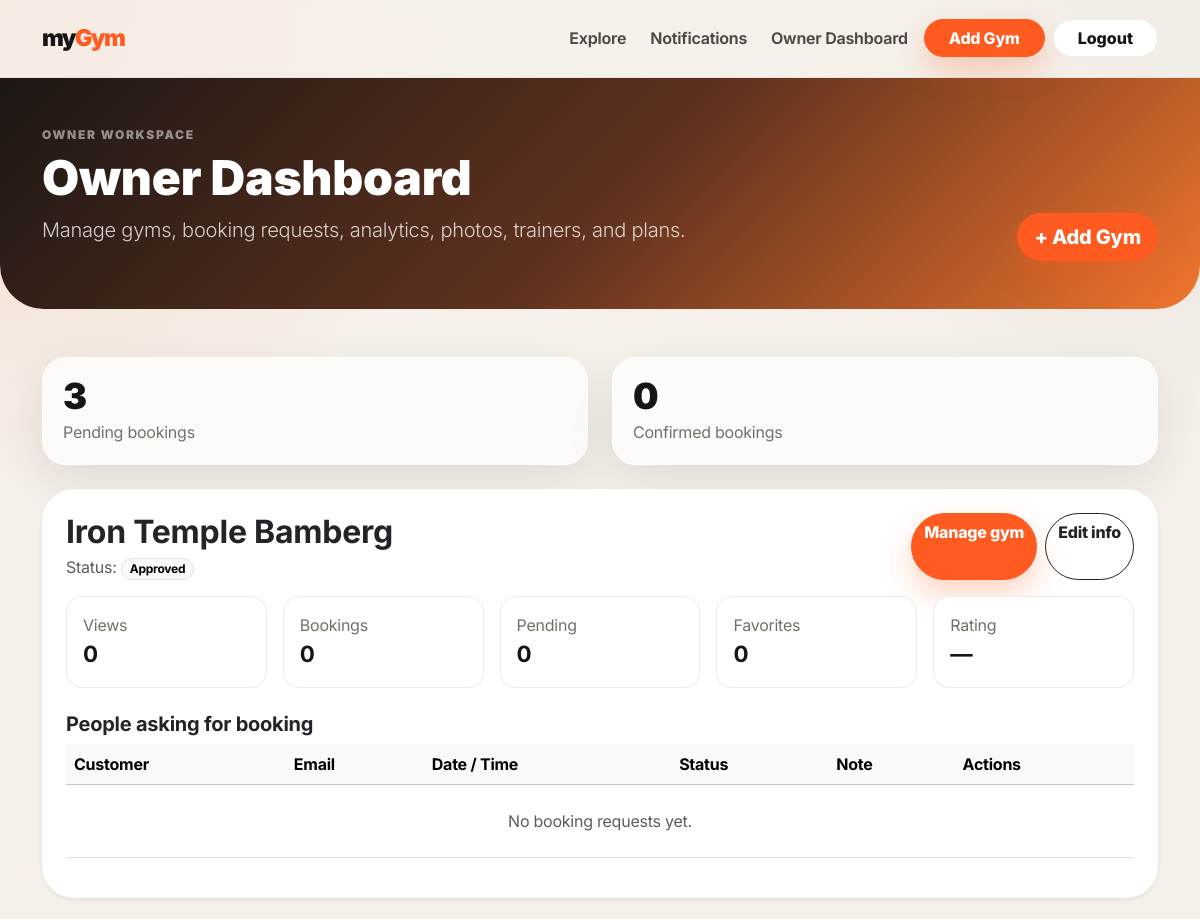
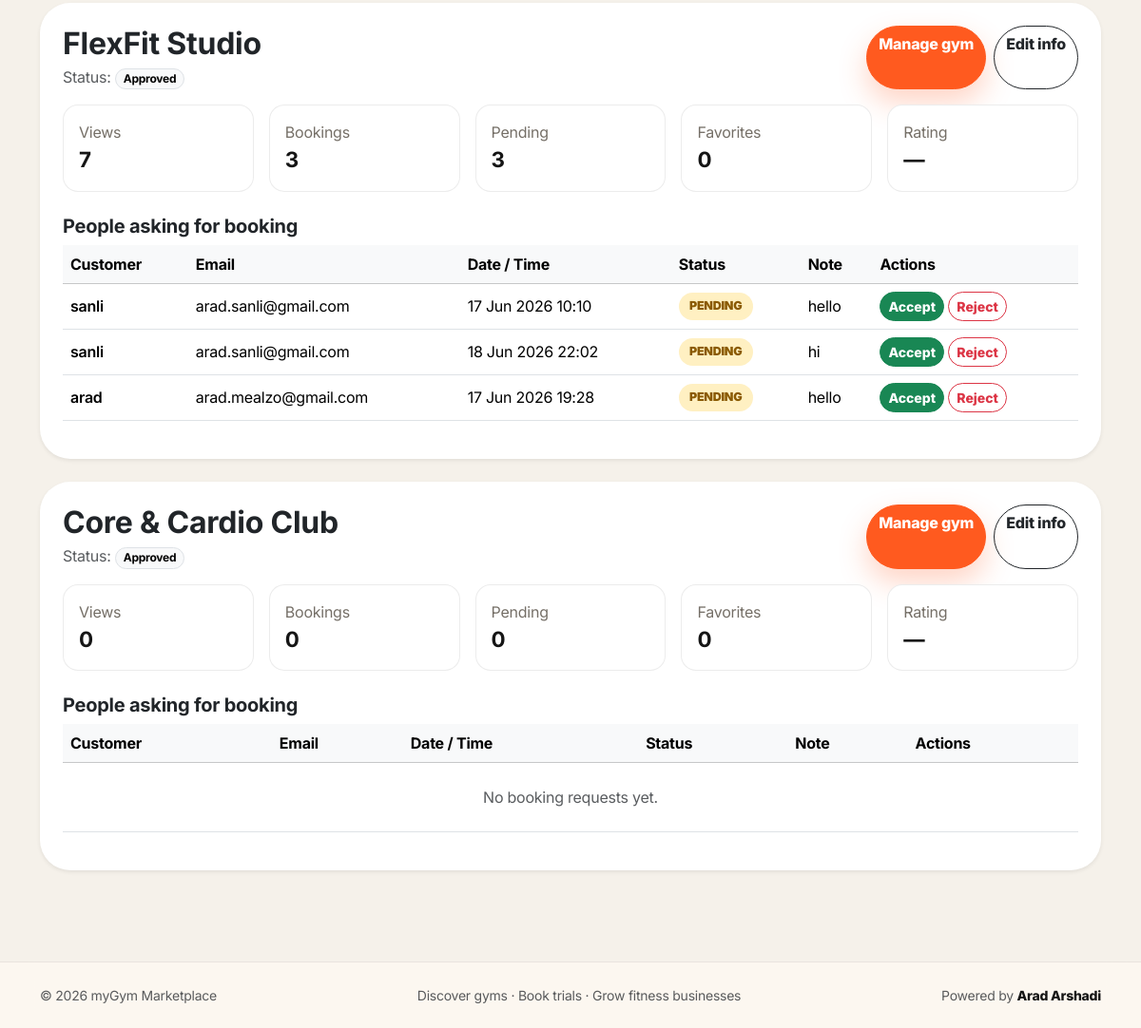
The app's page /dashboard/owner/ (signed in), older data (2 pictures, top to bottom).
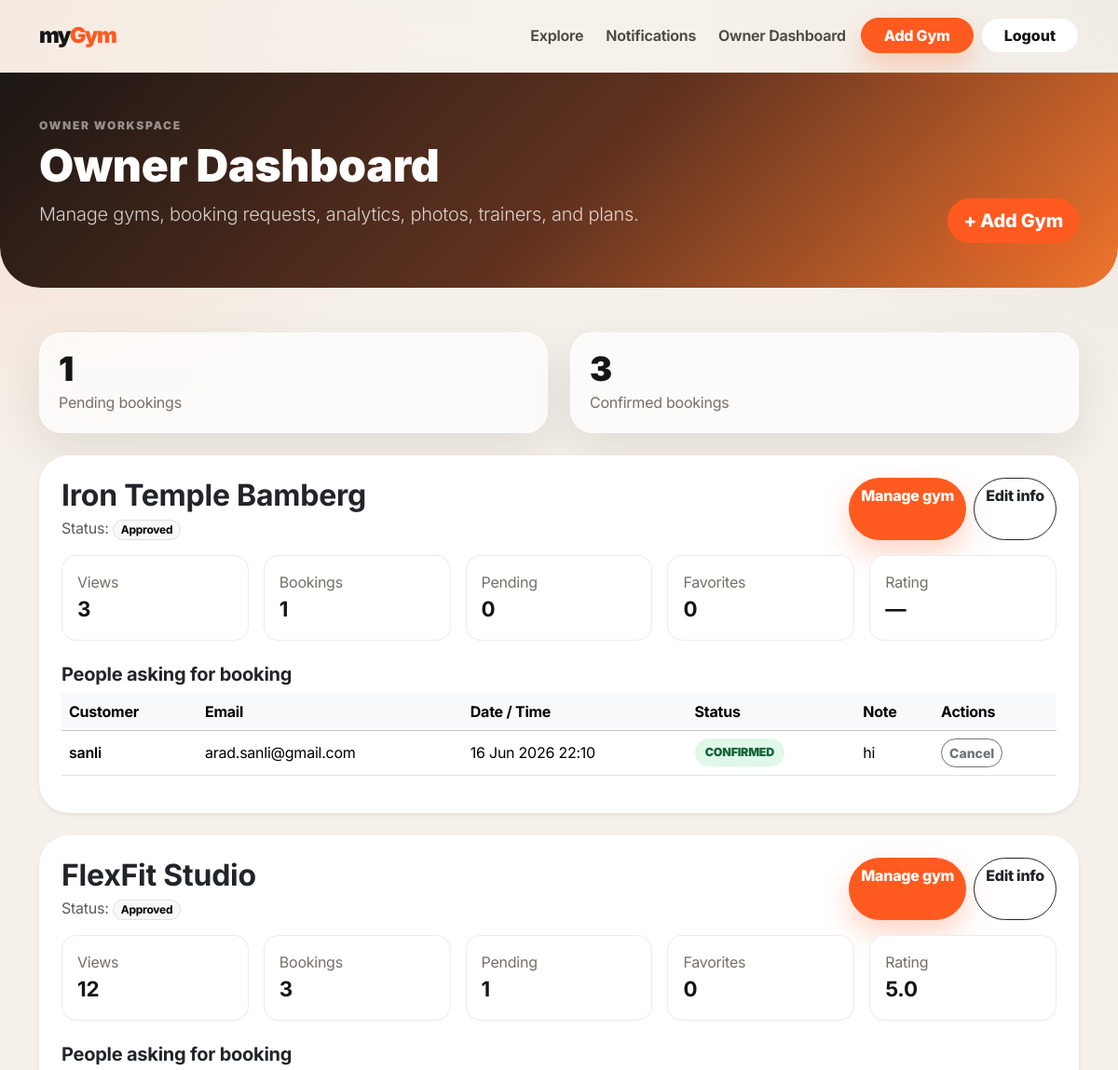
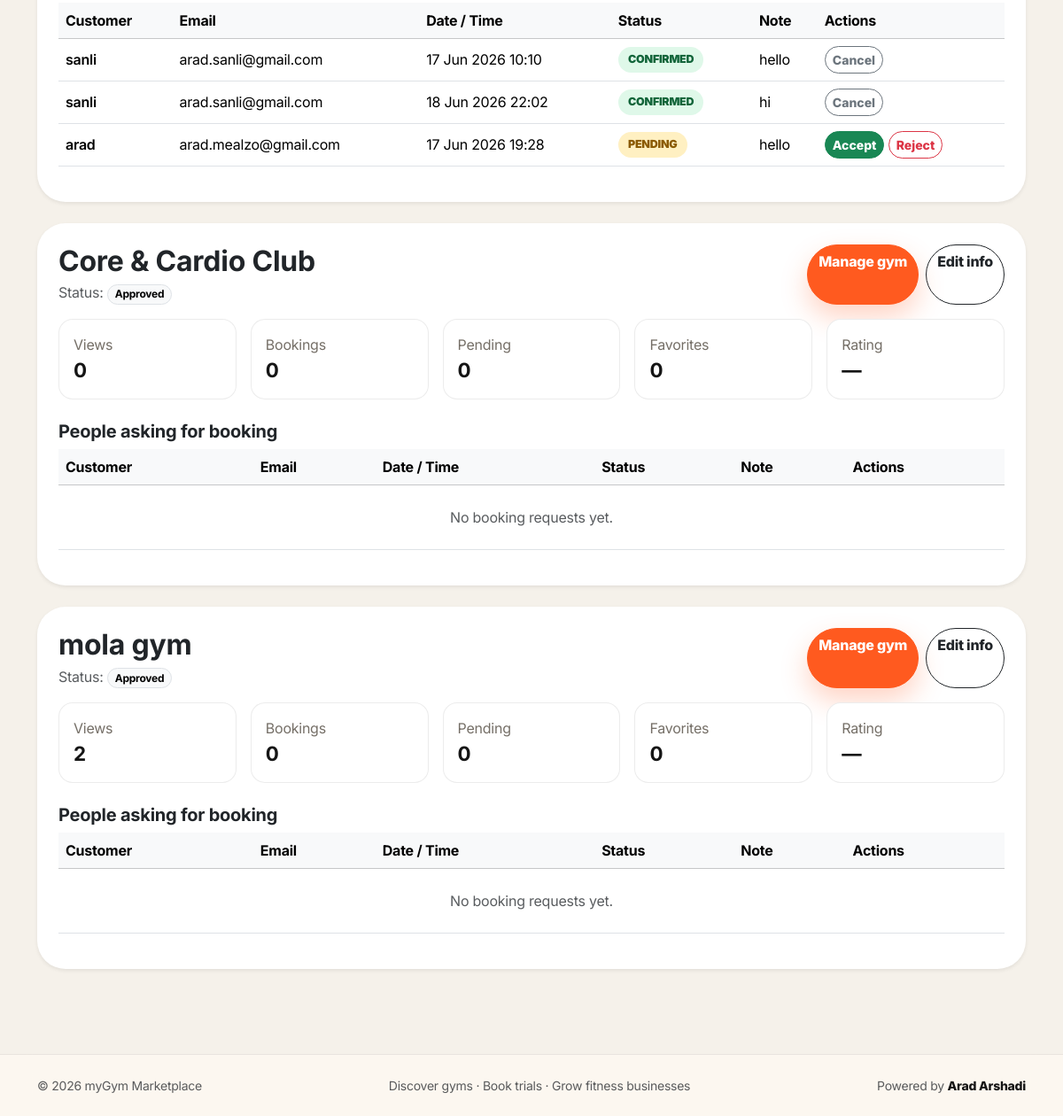
The same page, newer data (2 pictures, top to bottom).
### apps/gyms/models.py (models this page shows, shortened)
class Gym(models.Model):
    class Status(models.TextChoices):
        PENDING = 'PENDING', 'Pending approval'
        APPROVED = 'APPROVED', 'Approved'
        REJECTED = 'REJECTED', 'Rejected'
    owner = models.ForeignKey(settings.AUTH_USER_MODEL, on_delete=models.CASCADE, related_name='owned_gyms')
    name = models.CharField(max_length=160)
    slug = models.SlugField(max_length=180, unique=True)
    description = models.TextField()
    city = models.CharField(max_length=100)
    address = models.CharField(max_length=255)
    email = models.EmailField(blank=True)
    phone = models.CharField(max_length=40, blank=True)
    website = models.URLField(blank=True)
    latitude = models.DecimalField(max_digits=9, decimal_places=6, null=True, blank=True)
    longitude = models.DecimalField(max_digits=9, decimal_places=6, null=True, blank=True)
    facilities = models.ManyToManyField(Facility, blank=True, related_name='gyms')
    starting_price = models.DecimalField(max_digits=8, decimal_places=2, validators=[MinValueValidator(0)])
    status = models.CharField(max_length=20, choices=Status.choices, default=Status.PENDING)
    created_at = models.DateTimeField(auto_now_add=True)
    updated_at = models.DateTimeField(auto_now=True)
    class Meta:
        ordering = ['name']

### apps/bookings/models.py (models this page shows, shortened)
class Booking(models.Model):
    class Status(models.TextChoices):
        PENDING = 'PENDING', 'Pending'
        CONFIRMED = 'CONFIRMED', 'Confirmed'
        CANCELLED = 'CANCELLED', 'Cancelled'
        REJECTED = 'REJECTED', 'Rejected'
    customer = models.ForeignKey(settings.AUTH_USER_MODEL, on_delete=models.CASCADE, related_name='bookings')
    gym = models.ForeignKey('gyms.Gym', on_delete=models.CASCADE, related_name='bookings')
    trainer = models.ForeignKey('gyms.TrainerProfile', on_delete=models.SET_NULL, null=True, blank=True, related_name='bookings')
    plan = models.ForeignKey('gyms.MembershipPlan', on_delete=models.SET_NULL, null=True, blank=True, related_name='bookings')
    booking_datetime = models.DateTimeField()
    status = models.CharField(max_length=20, choices=Status.choices, default=Status.PENDING)
    customer_note = models.TextField(blank=True)
    payment_status = models.CharField(max_length=30, default='NOT_REQUIRED')
    payment_provider = models.CharField(max_length=40, blank=True)
    payment_reference = models.CharField(max_length=120, blank=True)
    created_at = models.DateTimeField(auto_now_add=True)
    class Meta:
        ordering = ['-created_at']
        constraints = [
            models.UniqueConstraint(fields=['customer', 'gym', 'booking_datetime'], name='unique_customer_gym_booking_time')
        ]

### apps/accounts/models.py (models this page shows, shortened)
class User(AbstractUser):
    class Role(models.TextChoices):
        CUSTOMER = 'CUSTOMER', 'Customer'
        OWNER = 'OWNER', 'Gym Owner'
        TRAINER = 'TRAINER', 'Trainer'
        ADMIN = 'ADMIN', 'Admin'
    role = models.CharField(max_length=20, choices=Role.choices, default=Role.CUSTOMER)
    phone = models.CharField(max_length=30, blank=True)

### apps/dashboard/views.py (the view)
# urls.py: path('owner/', views.owner_dashboard, name='owner_dashboard'),
@login_required
def owner_dashboard(request):
    recent_booking_qs = Booking.objects.select_related('customer', 'trainer', 'plan').order_by('-created_at')
    gyms = Gym.objects.filter(owner=request.user).prefetch_related(
        Prefetch('bookings', queryset=recent_booking_qs, to_attr='recent_bookings')
    ).annotate(
        total_views=Count('views', distinct=True),
        total_bookings=Count('bookings', distinct=True),
        pending_bookings=Count('bookings', filter=Q(bookings__status=Booking.Status.PENDING), distinct=True),
        avg_rating=Avg('reviews__rating'),
        total_favorites=Count('favorited_by', distinct=True),
    )
    total_pending = Booking.objects.filter(gym__owner=request.user, status=Booking.Status.PENDING).count()
    total_confirmed = Booking.objects.filter(gym__owner=request.user, status=Booking.Status.CONFIRMED).count()
    return render(request, 'dashboard/owner_dashboard.html', {
        'gyms': gyms,
        'total_pending': total_pending,
        'total_confirmed': total_confirmed,
    })

### templates/dashboard/owner_dashboard.html (shortened to what this page needs)
{% extends 'base.html' %}
{% block content %}
<section class="dashboard-hero py-5 text-white">
  <div class="container d-flex flex-column flex-md-row justify-content-between align-items-md-end gap-3">
    <div><p class="section-kicker text-white-50">Owner Workspace</p><h1 class="display-5 fw-black">Owner Dashboard</h1><p class="lead text-white-75">Manage gyms, booking requests, analytics, photos, trainers, and plans.</p></div>
    <a class="btn btn-primary btn-lg rounded-pill" href="{% url 'owner_gym_create' %}">+ Add Gym</a>
  </div>
</section>
<div class="container py-5">
  <div class="row g-4 mb-4"><div class="col-md-6"><div class="stat-card"><strong>{{ total_pending }}</strong><span>Pending bookings</span></div></div><div class="col-md-6"><div class="stat-card"><strong>{{ total_confirmed }}</strong><span>Confirmed bookings</span></div></div></div>
  <div class="vstack gap-4">
  {% for gym in gyms %}
    <article class="card border-0 shadow-sm rounded-5 p-4">
      <div class="d-flex flex-column flex-lg-row justify-content-between gap-3 mb-3"><div><h2 class="fw-bold mb-1">{{ gym.name }}</h2><p class="text-muted mb-0">Status: <span class="badge rounded-pill text-bg-light border">{{ gym.get_status_display }}</span></p></div><div class="d-flex gap-2 flex-wrap"><a class="btn btn-primary rounded-pill" href="{% url 'owner_gym_manage' gym.slug %}">Manage gym</a><a class="btn btn-outline-dark rounded-pill" href="{% url 'owner_gym_edit' gym.slug %}">Edit info</a></div></div>
      <div class="row g-3 mb-4"><div class="col-6 col-md"><div class="mini-stat">Views <strong>{{ gym.total_views }}</strong></div></div><div class="col-6 col-md"><div class="mini-stat">Bookings <strong>{{ gym.total_bookings }}</strong></div></div><div class="col-6 col-md"><div class="mini-stat">Pending <strong>{{ gym.pending_bookings }}</strong></div></div><div class="col-6 col-md"><div class="mini-stat">Favorites <strong>{{ gym.total_favorites }}</strong></div></div><div class="col-6 col-md"><div class="mini-stat">Rating <strong>{{ gym.avg_rating|default:'—' }}</strong></div></div></div>
      <h3 class="h5 fw-bold">People asking for booking</h3>
      <div class="table-responsive"><table class="table align-middle"><thead class="table-light"><tr><th>Customer</th><th>Email</th><th>Date / Time</th><th>Status</th><th>Note</th><th>Actions</th></tr></thead><tbody>{% for booking in gym.recent_bookings %}<tr><td class="fw-semibold">{{ booking.customer.get_full_name|default:booking.customer.username }}</td><td>{{ booking.customer.email|default:'—' }}</td><td>{{ booking.booking_datetime|date:'d M Y H:i' }}</td><td><span class="status-pill status-{{ booking.status|lower }}">{{ booking.status }}</span></td><td>{{ booking.customer_note|default:'—' }}</td><td>{% if booking.status == 'PENDING' %}<form action="{% url 'update_booking_status' booking.id 'confirm' %}" method="post" class="d-inline">{% csrf_token %}<button class="btn btn-sm btn-success rounded-pill" type="submit">Accept</button></form> <form action="{% url 'update_booking_status' booking.id 'reject' %}" method="post" class="d-inline">{% csrf_token %}<button class="btn btn-sm btn-outline-danger rounded-pill" type="submit">Reject</button></form>{% elif booking.status == 'CONFIRMED' %}<form action="{% url 'update_booking_status' booking.id 'cancel' %}" method="post" class="d-inline">{% csrf_token %}<button class="btn btn-sm btn-outline-secondary rounded-pill" type="submit">Cancel</button></form>{% else %}—{% endif %}</td></tr>{% empty %}<tr><td colspan="6" class="text-center text-muted py-4">No booking requests yet.</td></tr>{% endfor %}</tbody></table></div>
    </article>
  {% empty %}<article class="card border-0 shadow-sm rounded-5 p-5 text-center"><h2>No gyms yet</h2><p class="text-muted">Create your first gym profile and submit it for admin approval.</p><a class="btn btn-primary rounded-pill" href="{% url 'owner_gym_create' %}">Add your first gym</a></article>{% endfor %}
  </div>
</div>
{% endblock %}

### templates/base.html (shortened to what this page needs)
{% load static %}
<!doctype html>
<html lang="en">
<head>
  <link href="https://cdn.jsdelivr.net/npm/bootstrap@5.3.3/dist/css/bootstrap.min.css" rel="stylesheet">
  <link rel="stylesheet" href="{% static 'css/style.css' %}">
</head>
<body>
<nav class="navbar navbar-expand-lg mg-navbar sticky-top">
  <div class="container py-2">
    <a class="navbar-brand brand-mark" href="{% url 'gym_list' %}">my<span>Gym</span></a>
    <div class="collapse navbar-collapse" id="mainNav">
      <ul class="navbar-nav ms-auto align-items-lg-center gap-2 py-3 py-lg-0">
        <li class="nav-item"><a class="nav-link" href="{% url 'gym_list' %}">Explore</a></li>
        {% if user.is_authenticated %}
          <li class="nav-item"><a class="nav-link position-relative" href="{% url 'notification_list' %}">Notifications</a></li>
          {% if user.role == 'OWNER' %}
            <li class="nav-item"><a class="nav-link" href="{% url 'owner_dashboard' %}">Owner Dashboard</a></li>
            <li class="nav-item"><a class="btn btn-primary rounded-pill px-4 w-100 w-lg-auto" href="{% url 'owner_gym_create' %}">Add Gym</a></li>
          {% else %}
            <li class="nav-item"><a class="nav-link" href="{% url 'customer_dashboard' %}">My Dashboard</a></li>
          {% endif %}
          <li class="nav-item">
            <form action="{% url 'logout' %}" method="post" class="d-inline">
              <button type="submit" class="btn btn-ghost rounded-pill px-4 w-100 w-lg-auto">Logout</button>
            </form>
          </li>
        {% else %}
          <li class="nav-item"><a class="nav-link" href="{% url 'login' %}">Login</a></li>
          <li class="nav-item"><a class="btn btn-primary rounded-pill px-4 w-100 w-lg-auto" href="{% url 'register' %}">Join free</a></li>
        {% endif %}
      </ul>
    </div>
  </div>
</nav>
<main>{% block content %}{% endblock %}</main>
<footer class="mg-footer mt-5">
  <div class="container py-4 d-flex flex-column flex-md-row justify-content-between align-items-md-center gap-2 text-muted small">
    <span>© 2026 myGym Marketplace</span>
    <span>Discover gyms · Book trials · Grow fitness businesses</span>
    <span>Powered by <a class="footer-link" href="https://github.com/AradArshadi" target="_blank" rel="noopener noreferrer">Arad Arshadi</a></span>
  </div>
</footer>
</body>
</html>

### static/css/style.css (style rules this page uses)
:root { --bg-main:#f5f1ea; --bg-soft:#fffaf3; --text-main:#151515; --text-muted:#756f67; --primary:#ff5a1f; --primary-dark:#e94712; --secondary:#111111; --glass:rgba(255,255,255,.62); --glass-strong:rgba(255,255,255,.78); --glass-border:rgba(255,255,255,.55); --line:rgba(21,21,21,.08); --shadow:0 32px 90px rgba(24,18,12,.14); --shadow-soft:0 18px 50px rgba(24,18,12,.09); --radius-xl:34px; --radius-lg:24px; }
* { box-sizing:border-box }
body { background: radial-gradient(circle at top left, rgba(255,90,31,.16), transparent 32rem), radial-gradient(circle at top right, rgba(17,17,17,.07), transparent 28rem), var(--bg-main);color:var(--text-main);font-family:Inter,ui-sans-serif,system-ui,-apple-system,BlinkMacSystemFont,"Segoe UI",sans-serif;letter-spacing:-.015em }
.fw-black { font-weight:900 }
.text-white-75 { color:rgba(255,255,255,.78)!important }
a { color:var(--primary);text-decoration:none }
.btn { font-weight:800 }
.btn-primary { background:var(--primary)!important;border-color:var(--primary)!important;box-shadow:0 14px 30px rgba(255,90,31,.26) }
.btn-ghost { background:#fff;border:1px solid var(--line);color:#151515 }
.mg-navbar { background:rgba(245,241,234,.72);backdrop-filter:blur(22px);border-bottom:1px solid rgba(21,21,21,.06) }
.brand-mark { font-size:1.45rem;font-weight:900;letter-spacing:-.07em;color:#151515!important }
.brand-mark span { color:var(--primary) }
.navbar .nav-link { font-weight:650;color:#4d4944 }
.mg-footer { background:rgba(255,250,243,.7);border-top:1px solid var(--line);backdrop-filter:blur(18px) }
.section-kicker { text-transform:uppercase;letter-spacing:.14em;font-size:.75rem;font-weight:900;color:var(--primary);margin-bottom:.35rem }
.status-pill { display:inline-block;padding:.34rem .7rem;border-radius:999px;font-size:.78rem;font-weight:900;background:#ede8df;color:#615a52 }
.status-pending { background:#fff0c2;color:#8a5a00 }
.status-confirmed { background:#dff8e9;color:#12653a }
.stat-card { background:rgba(255,255,255,.72);border:1px solid rgba(255,255,255,.72);border-radius:1.5rem;padding:1.25rem;box-shadow:var(--shadow-soft);height:100%;backdrop-filter:blur(18px) }
.stat-card strong { display:block;font-size:2.25rem;line-height:1;font-weight:900 }
.stat-card span { display:block;color:var(--text-muted);margin-top:.35rem }
.mini-stat { background:#fff;border:1px solid var(--line);border-radius:1rem;padding:1rem;color:var(--text-muted) }
.mini-stat strong { display:block;color:var(--text-main);font-size:1.4rem }
.dashboard-hero { background:linear-gradient(135deg,#1c1714,#60321f 52%,#f0752d);color:#fff;padding:4rem 0;border-radius:0 0 44px 44px }
.footer-link { color: var(--text-main); font-weight: 800; text-decoration: none; }

Row changes from the older to the newer data that the page shows:
shown differently, row unchanged: Gym "Iron Temple Bamberg": total_views "0" → "3"; total_bookings "0" → "1"; no longer shows "No booking requests yet."
added Booking: customer.get_full_name "sanli", customer.email "arad.sanli@gmail.com", booking_datetime "16 Jun 2026 22:10", status "CONFIRMED", customer_note "hi", shows "Cancel", shown under Gym "Iron Temple Bamberg"
changed Gym "FlexFit Studio": total_views "7" → "12"; pending_bookings "3" → "1"; avg_rating "—" → "5.0"
changed Booking "17 Jun 2026 10:10": status "PENDING" → "CONFIRMED"; status "Accept Reject" → "Cancel"
changed Booking "18 Jun 2026 22:02": status "PENDING" → "CONFIRMED"; status "Accept Reject" → "Cancel"
added Gym: name "mola gym", status "Approved", total_views "2", total_bookings "0", pending_bookings "0", total_favorites "0", avg_rating "—"
Text that changed along with them:
{{ total_pending }}: "3" → "1"
{{ total_confirmed }}: "0" → "3"
